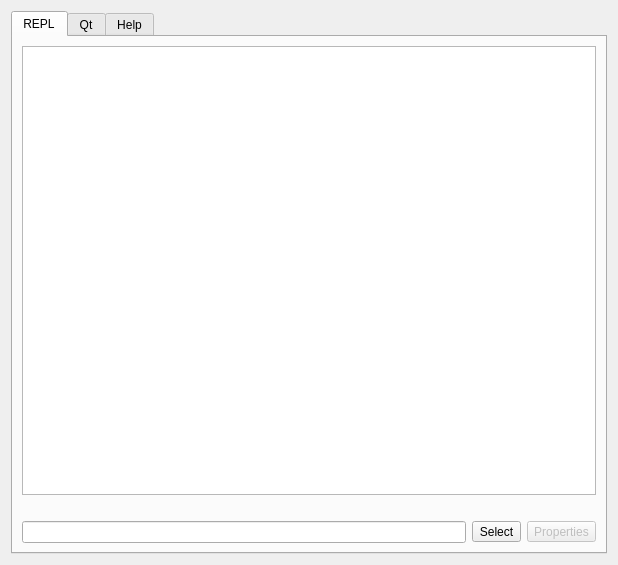
<?xml version="1.0" encoding="UTF-8"?>
<ui version="4.0">
 <class>gui</class>
 <widget class="QWidget" name="gui">
  <property name="geometry">
   <rect>
    <x>0</x>
    <y>0</y>
    <width>618</width>
    <height>565</height>
   </rect>
  </property>
  <property name="windowTitle">
   <string>EQL</string>
  </property>
  <layout class="QVBoxLayout">
   <item>
    <widget class="QTabWidget" name="main_tab">
     <property name="currentIndex">
      <number>0</number>
     </property>
     <widget class="QWidget" name="tab_1">
      <attribute name="title">
       <string>REPL</string>
      </attribute>
      <layout class="QVBoxLayout">
       <item>
        <widget class="QTextEdit" name="display"/>
       </item>
       <item>
        <layout class="QHBoxLayout" name="_3">
         <item>
          <widget class="QLabel" name="package_name">
           <property name="text">
            <string/>
           </property>
          </widget>
         </item>
         <item>
          <widget class="QLabel" name="selected_widget">
           <property name="text">
            <string/>
           </property>
           <property name="alignment">
            <set>Qt::AlignRight|Qt::AlignTrailing|Qt::AlignVCenter</set>
           </property>
          </widget>
         </item>
        </layout>
       </item>
       <item>
        <layout class="QHBoxLayout" name="_2">
         <item>
          <widget class="QLineEdit" name="edit"/>
         </item>
         <item>
          <widget class="QToolButton" name="select">
           <property name="text">
            <string>Select</string>
           </property>
          </widget>
         </item>
         <item>
          <widget class="QToolButton" name="properties">
           <property name="enabled">
            <bool>false</bool>
           </property>
           <property name="text">
            <string>Properties</string>
           </property>
          </widget>
         </item>
        </layout>
       </item>
      </layout>
     </widget>
     <widget class="QWidget" name="tab_2">
      <attribute name="title">
       <string>Qt</string>
      </attribute>
      <layout class="QVBoxLayout" name="verticalLayout_3">
       <item>
        <layout class="QHBoxLayout" name="horizontalLayout_3">
         <item>
          <widget class="QLineEdit" name="search_class">
           <property name="sizePolicy">
            <sizepolicy hsizetype="Expanding" vsizetype="Fixed">
             <horstretch>1</horstretch>
             <verstretch>0</verstretch>
            </sizepolicy>
           </property>
          </widget>
         </item>
         <item>
          <widget class="QLabel" name="hint_search_1">
           <property name="sizePolicy">
            <sizepolicy hsizetype="Preferred" vsizetype="Preferred">
             <horstretch>2</horstretch>
             <verstretch>0</verstretch>
            </sizepolicy>
           </property>
           <property name="text">
            <string>&lt;small&gt;type class name and hit Return&lt;/small&gt;</string>
           </property>
          </widget>
         </item>
        </layout>
       </item>
       <item>
        <widget class="QTabWidget" name="qt_tab">
         <property name="currentIndex">
          <number>0</number>
         </property>
         <widget class="QWidget" name="tab">
          <attribute name="title">
           <string>QObjects</string>
          </attribute>
          <layout class="QVBoxLayout" name="verticalLayout">
           <item>
            <widget class="QLabel" name="q_super_classes">
             <property name="text">
              <string/>
             </property>
            </widget>
           </item>
           <item>
            <layout class="QHBoxLayout" name="horizontalLayout">
             <item>
              <widget class="QComboBox" name="q_names">
               <property name="sizePolicy">
                <sizepolicy hsizetype="Minimum" vsizetype="Fixed">
                 <horstretch>0</horstretch>
                 <verstretch>0</verstretch>
                </sizepolicy>
               </property>
              </widget>
             </item>
             <item>
              <spacer name="horizontalSpacer">
               <property name="orientation">
                <enum>Qt::Horizontal</enum>
               </property>
               <property name="sizeHint" stdset="0">
                <size>
                 <width>40</width>
                 <height>20</height>
                </size>
               </property>
              </spacer>
             </item>
            </layout>
           </item>
           <item>
            <widget class="QTabWidget" name="tabs_qobjects">
             <property name="currentIndex">
              <number>0</number>
             </property>
             <widget class="QWidget" name="tab_5">
              <attribute name="title">
               <string>Properties</string>
              </attribute>
              <layout class="QVBoxLayout">
               <item>
                <widget class="QTreeWidget" name="q_properties">
                 <property name="columnCount">
                  <number>0</number>
                 </property>
                </widget>
               </item>
              </layout>
             </widget>
             <widget class="QWidget" name="tab_6">
              <attribute name="title">
               <string>Methods</string>
              </attribute>
              <layout class="QVBoxLayout">
               <item>
                <widget class="QTreeWidget" name="q_methods">
                 <property name="columnCount">
                  <number>0</number>
                 </property>
                </widget>
               </item>
              </layout>
             </widget>
             <widget class="QWidget" name="tab_7">
              <attribute name="title">
               <string>Slots</string>
              </attribute>
              <layout class="QVBoxLayout">
               <item>
                <widget class="QTreeWidget" name="q_slots">
                 <property name="columnCount">
                  <number>0</number>
                 </property>
                </widget>
               </item>
              </layout>
             </widget>
             <widget class="QWidget" name="tab_8">
              <attribute name="title">
               <string>Signals</string>
              </attribute>
              <layout class="QVBoxLayout">
               <item>
                <widget class="QTreeWidget" name="q_signals">
                 <property name="columnCount">
                  <number>0</number>
                 </property>
                </widget>
               </item>
              </layout>
             </widget>
             <widget class="QWidget" name="tab_9">
              <attribute name="title">
               <string>Override</string>
              </attribute>
              <layout class="QVBoxLayout">
               <item>
                <widget class="QTreeWidget" name="q_override">
                 <property name="columnCount">
                  <number>0</number>
                 </property>
                </widget>
               </item>
              </layout>
             </widget>
            </widget>
           </item>
           <item>
            <widget class="QLabel" name="hint_copy_1">
             <property name="text">
              <string>&lt;small&gt;double-click to add to command line (and clipboard)&lt;/small&gt;</string>
             </property>
            </widget>
           </item>
          </layout>
         </widget>
         <widget class="QWidget" name="tab_4">
          <attribute name="title">
           <string>Non QObjects</string>
          </attribute>
          <layout class="QVBoxLayout" name="verticalLayout_2">
           <item>
            <widget class="QLabel" name="n_super_classes">
             <property name="text">
              <string/>
             </property>
            </widget>
           </item>
           <item>
            <layout class="QHBoxLayout" name="horizontalLayout_2">
             <item>
              <widget class="QComboBox" name="n_names">
               <property name="sizePolicy">
                <sizepolicy hsizetype="Minimum" vsizetype="Fixed">
                 <horstretch>0</horstretch>
                 <verstretch>0</verstretch>
                </sizepolicy>
               </property>
              </widget>
             </item>
             <item>
              <spacer name="horizontalSpacer_2">
               <property name="orientation">
                <enum>Qt::Horizontal</enum>
               </property>
               <property name="sizeHint" stdset="0">
                <size>
                 <width>40</width>
                 <height>20</height>
                </size>
               </property>
              </spacer>
             </item>
            </layout>
           </item>
           <item>
            <widget class="QTabWidget" name="tabs_non_qobjects">
             <property name="currentIndex">
              <number>0</number>
             </property>
             <widget class="QWidget" name="tab_10">
              <attribute name="title">
               <string>Methods</string>
              </attribute>
              <layout class="QVBoxLayout">
               <item>
                <widget class="QTreeWidget" name="n_methods">
                 <property name="columnCount">
                  <number>0</number>
                 </property>
                </widget>
               </item>
              </layout>
             </widget>
             <widget class="QWidget" name="tab_11">
              <attribute name="title">
               <string>Override</string>
              </attribute>
              <layout class="QVBoxLayout">
               <item>
                <widget class="QTreeWidget" name="n_override">
                 <column>
                  <property name="text">
                   <string>1</string>
                  </property>
                 </column>
                </widget>
               </item>
              </layout>
             </widget>
            </widget>
           </item>
           <item>
            <widget class="QLabel" name="hint_copy_2"/>
           </item>
          </layout>
         </widget>
         <widget class="QWidget" name="tab_12">
          <attribute name="title">
           <string>Primitives</string>
          </attribute>
          <layout class="QVBoxLayout">
           <item>
            <widget class="QTreeWidget" name="primitives">
             <column>
              <property name="text">
               <string>1</string>
              </property>
             </column>
            </widget>
           </item>
          </layout>
         </widget>
        </widget>
       </item>
      </layout>
     </widget>
     <widget class="QWidget" name="tab_3">
      <attribute name="title">
       <string>Help</string>
      </attribute>
      <layout class="QVBoxLayout">
       <item>
        <layout class="QHBoxLayout">
         <item>
          <widget class="QLineEdit" name="search_help">
           <property name="sizePolicy">
            <sizepolicy hsizetype="Expanding" vsizetype="Fixed">
             <horstretch>1</horstretch>
             <verstretch>0</verstretch>
            </sizepolicy>
           </property>
          </widget>
         </item>
         <item>
          <widget class="QLabel" name="hint_search_2">
           <property name="sizePolicy">
            <sizepolicy hsizetype="Preferred" vsizetype="Preferred">
             <horstretch>2</horstretch>
             <verstretch>0</verstretch>
            </sizepolicy>
           </property>
           <property name="text">
            <string>&lt;small&gt;hit Return to find next&lt;/small&gt;</string>
           </property>
          </widget>
         </item>
        </layout>
       </item>
       <item>
        <widget class="QTextBrowser" name="help"/>
       </item>
      </layout>
     </widget>
    </widget>
   </item>
  </layout>
 </widget>
 <resources/>
 <connections/>
</ui>
